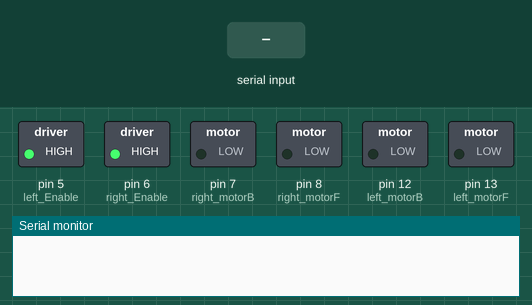
Simulated run of this sketch. Board: Arduino Uno, built with avr-gcc and run on an emulated ATmega328P. Shown: switched loads named in the sketch (green lamp = pin HIGH), the last lines printed to the serial monitor. The test bench sets the inputs (shaded band).

Above: at 1.2 s.
1.3 s: "F" received over Serial
At 1.8 s:
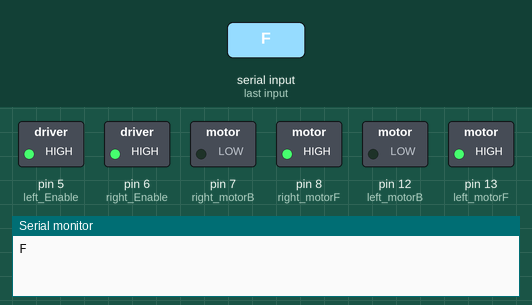
2.9 s: "B" received over Serial
At 4.1 s:
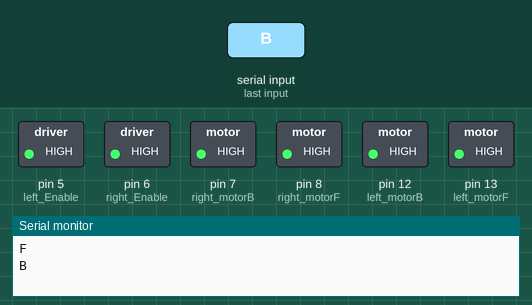
Timing chart, 0 to 5.9 s (numbered marks = the images above; inputs shaded):
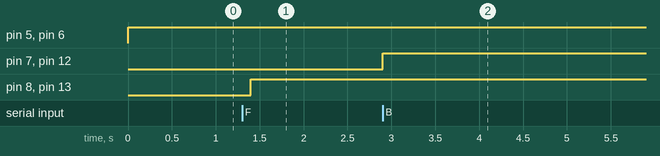

The sketch:

Bluetooth_mode.ino
```cpp
char Reading;

const short left_motorF = 13;
const short left_motorB = 12;
const short right_motorF = 8;
const short right_motorB = 7;
const short left_Enable = 5;
const short right_Enable = 6;

void setup() {
  pinMode(left_motorF, OUTPUT);
  pinMode(left_motorB, OUTPUT);
  pinMode(right_motorF, OUTPUT);
  pinMode(right_motorB, OUTPUT);
  pinMode(left_Enable, OUTPUT);
  pinMode(right_Enable, OUTPUT);
  Serial.begin(9600);
}

void loop() {
  analogWrite(left_Enable, 255);
  analogWrite(right_Enable, 255);

  if (Serial.available()) {
    Reading = Serial.read();
    Serial.println(Reading);

    if (Reading == 'F') {
      digitalWrite(left_motorF, HIGH);
      digitalWrite(right_motorF, HIGH);
    }
    else if (Reading == 'B') {
      digitalWrite(left_motorB, HIGH);
      digitalWrite(right_motorB, HIGH);
    }
    else if (Reading == 'L') {
      digitalWrite(right_motorF, HIGH);
    }
    else if (Reading == 'R') {
      digitalWrite(left_motorF, HIGH);
    }
    else if (Reading == 'S') {
      digitalWrite(left_motorF, LOW);
      digitalWrite(right_motorF, LOW);
      digitalWrite(left_motorB, LOW);
      digitalWrite(right_motorB, LOW);
    }
  }

  delay(100);
}
```

Measured:
- after the input at 1.3 s, pin 8 (right_motorF), pin 13 (left_motorF): LOW → HIGH after 0.10 s
- after the input at 2.9 s, pin 7 (right_motorB), pin 12 (left_motorB): LOW → HIGH at once
